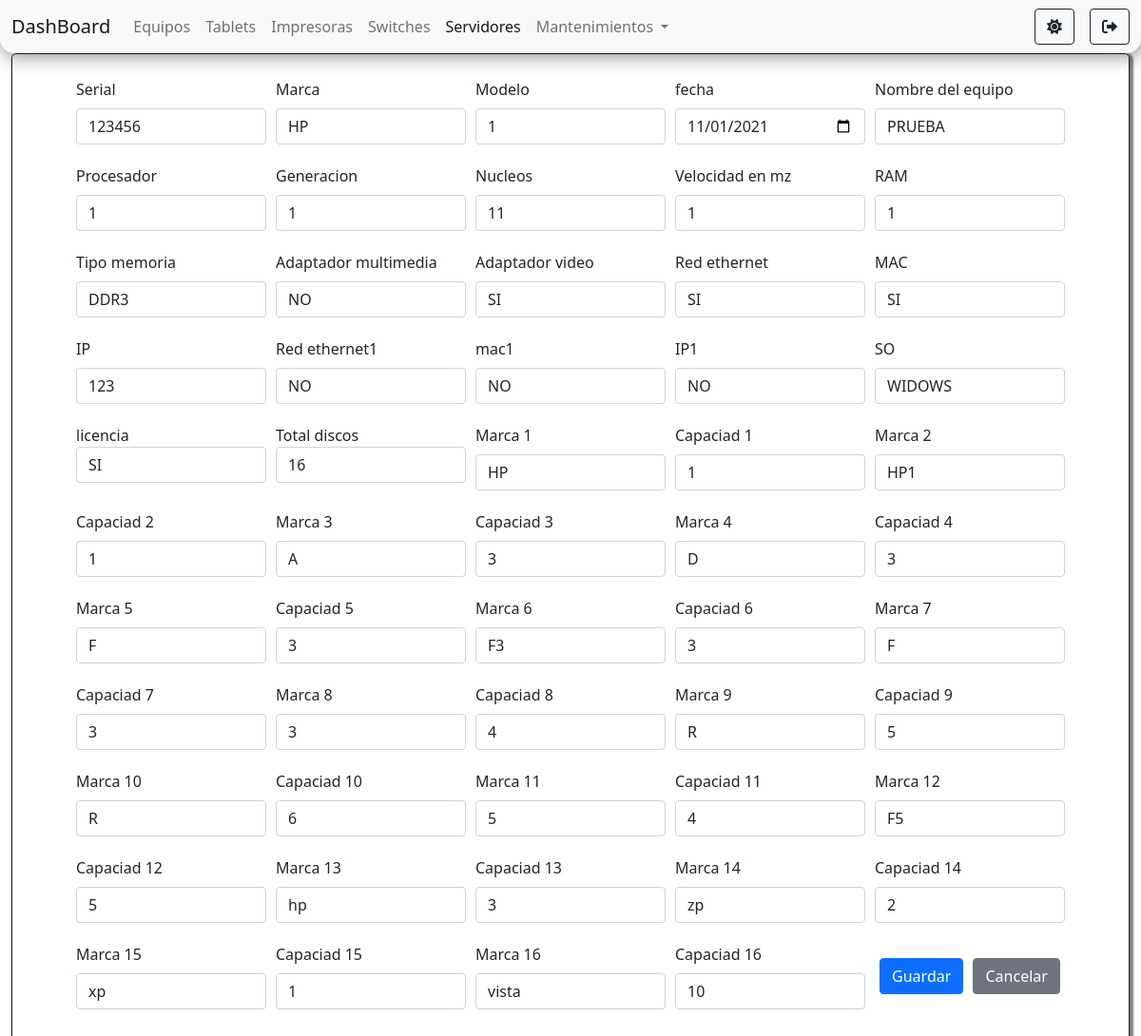
/pages/servidores/edid.php/?id=1 (signed in), run on an earlier commit of the app's database.
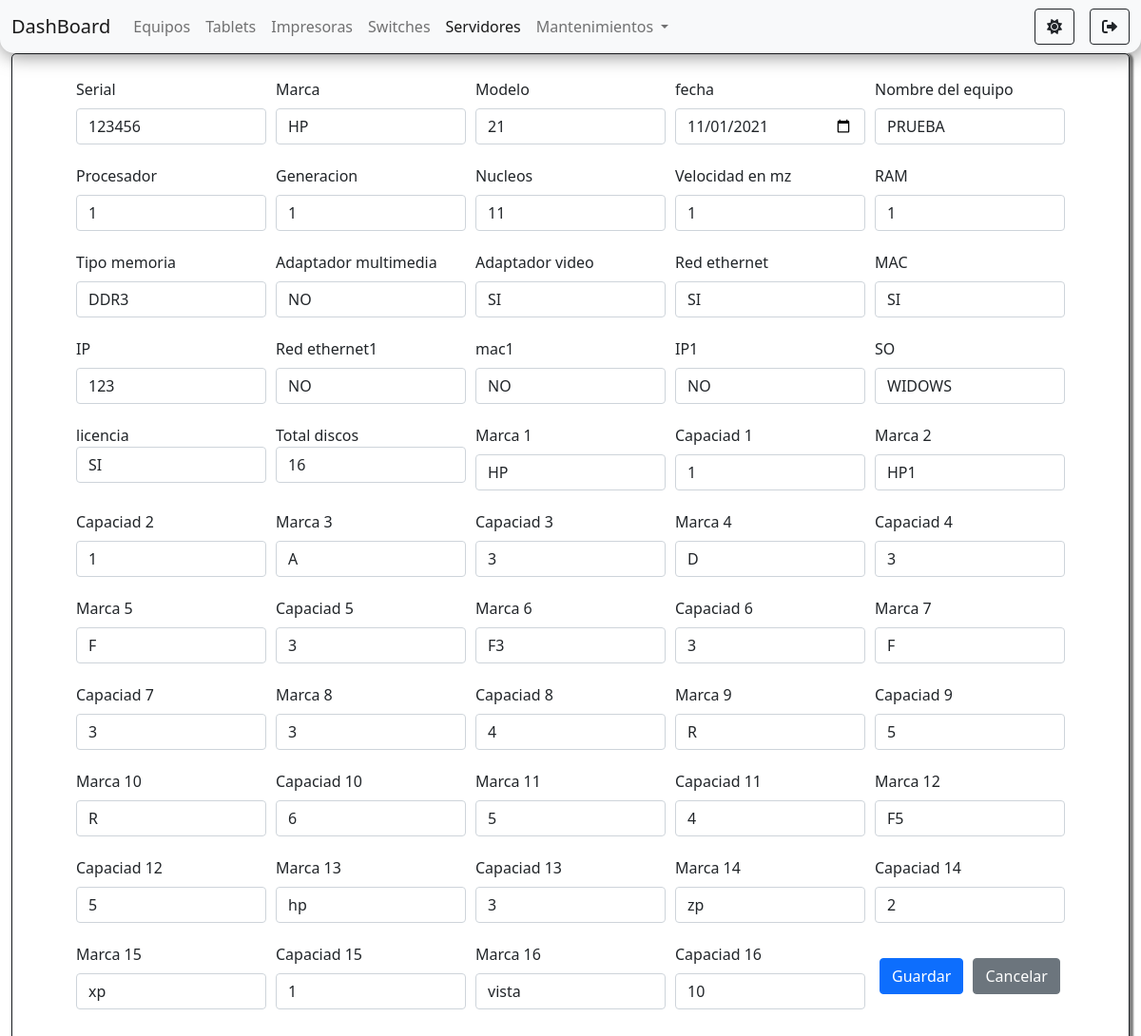
And on a later commit of the database.
### tables this page shows
CREATE TABLE `servidores` (
  `id` int(11) NOT NULL,
  `serial` varchar(200) NOT NULL,
  `marca` varchar(200) NOT NULL,
  `modelo` varchar(200) NOT NULL,
  `fecha` date NOT NULL,
  `nombre_equipo` varchar(200) NOT NULL,
  `procesador` varchar(200) NOT NULL,
  `generacion` int(11) NOT NULL,
  `nucleos` int(11) NOT NULL,
  `velocidad_mz` int(11) NOT NULL,
  `ram` int(11) NOT NULL,
  `tipo_memoria` varchar(200) NOT NULL,
  `adaptador_multimedia` varchar(200) NOT NULL,
  `adaptador_video` varchar(200) NOT NULL,
  `red_ethernet` varchar(200) NOT NULL,
  `mac` varchar(200) NOT NULL,
  `ip` varchar(200) NOT NULL,
  `red_ethernet1` varchar(200) NOT NULL,
  `mac1` varchar(200) NOT NULL,
  `ip1` varchar(200) NOT NULL,
  `so` varchar(200) NOT NULL,
  `licencia` varchar(200) NOT NULL,
  `total_discos` int(11) NOT NULL,
  `marca1` varchar(200) DEFAULT NULL,
  `capacidad1` int(11) DEFAULT NULL,
  `marca2` varchar(200) DEFAULT NULL,
  `capacidad2` int(11) DEFAULT NULL,
  `marca3` varchar(200) DEFAULT NULL,
  `capacidad3` int(11) DEFAULT NULL,
  `marca4` varchar(200) DEFAULT NULL,
  `capacidad4` int(11) DEFAULT NULL,
  `marca5` varchar(200) DEFAULT NULL,
  `capacidad5` int(11) DEFAULT NULL,
  `marca6` varchar(200) DEFAULT NULL,
  `capacidad6` int(11) DEFAULT NULL,
  `marca7` varchar(200) DEFAULT NULL,
  `capacidad7` int(11) DEFAULT NULL,
  `marca8` varchar(200) DEFAULT NULL,
  `capacidad8` int(11) DEFAULT NULL,
  `marca9` varchar(200) DEFAULT NULL,
  `capacidad9` int(11) DEFAULT NULL,
  `marca10` varchar(200) DEFAULT NULL,
  `capacidad10` int(11) DEFAULT NULL,
  `marca11` varchar(200) DEFAULT NULL,
  `capacidad11` int(11) DEFAULT NULL,
  `marca12` varchar(200) DEFAULT NULL,
  `capacidad12` int(11) DEFAULT NULL,
  `marca13` varchar(200) DEFAULT NULL,
  `capacidad13` int(11) DEFAULT NULL,
  `marca14` varchar(200) DEFAULT NULL,
  `capacidad14` int(11) DEFAULT NULL,
  `marca15` varchar(200) DEFAULT NULL,
  `capacidad15` int(11) DEFAULT NULL,
  `marca16` varchar(200) DEFAULT NULL,
  `capacidad16` int(11) DEFAULT NULL
);

### pages/servidores/edid.php (the view, shortened to what the changed rows need)
<?php
    require_once("../../tables/tables.php");
    $id = $_GET['id'];
    $sql = "SELECT * FROM servidores WHERE id='$id'";
    $result = $connection->query($sql);
?>
<!doctype html>
<html lang="es">
<head>
    <link href="https://cdn.jsdelivr.net/npm/bootstrap@5.1.2/dist/css/bootstrap.min.css" rel="stylesheet"
>
    <link href='https://unpkg.com/boxicons@2.0.9/css/boxicons.min.css' rel='stylesheet'>
    <link rel="stylesheet" href="../../../styles/styles.css">
    <link rel="stylesheet" href="https://cdnjs.cloudflare.com/ajax/libs/font-awesome/6.0.0-beta2/css/all.min.css" />
</head>
<body id="body">
    <div class="container-fluid d-flex justify-content-center align-items-center" id="form-content ">
        <form action="../../../components/servidores/edidForm.php" method="POST" id="form_edit_tablets" class="form" >
            <?php while($row = $result -> fetch_assoc()){ ?>
                <div class="mb-3">
                    <label for="serial" class="form-label">Serial</label>
                    <input required type="text" name="serial" id="serial" placeholder="Serial" class="form-control" value="<?php echo $row['serial'] ?>">
                </div>
                <div class="mb-3">
                    <label for="marca" class="form-label">Marca</label>
                    <input required type="text" name="marca" id="marca" placeholder="marca" class="form-control" value="<?php echo $row['marca'] ?>">
                </div>
                <div class="mb-3">
                    <label for="modelo" class="form-label">Modelo</label>
                    <input required type="text" name="modelo" id="modelo" placeholder="Modelo" class="form-control" value="<?php echo $row['modelo'] ?>">
                </div>
                <div class="mb-3">
                    <label for="fecha" class="form-label">fecha</label>
                    <input required type="date" name="fecha" id="fecha" placeholder="fecha" class="form-control" value="<?php echo $row['fecha'] ?>">
                </div>
                <div class="mb-3">
                    <label for="nombre_equipo" class="form-label">Nombre del equipo</label>
                    <input required type="text" name="nombre_equipo" id="nombre_equipo" placeholder="Nombre del equipo" class="form-control" value="<?php echo $row['nombre_equipo'] ?>">
                </div>
                <div class="mb-3">
                    <label for="procesador" class="form-label">Procesador</label>
                    <input required type="text" name="procesador" id="procesador" placeholder="procesador" class="form-control" value="<?php echo $row['procesador'] ?>">
                </div>
                <div class="mb-3">
                    <label for="generacion" class="form-label">Generacion</label>
                    <input required type="number" name="generacion" id="generacion" placeholder="generacion" class="form-control" value="<?php echo $row['generacion'] ?>">
                </div>
                <div class="mb-3">
                    <label for="nucleos" class="form-label">Nucleos</label>
                    <input required type="number" name="nucleos" id="nucleos" placeholder="nucleos" class="form-control" value="<?php echo $row['nucleos'] ?>">
                </div>
                <div class="mb-3">
                    <label for="velocidad_mz" class="form-label">Velocidad en mz</label>
                    <input required type="text" name="velocidad_mz" id="velocidad_mz" placeholder="velocidad_mz" class="form-control" value="<?php echo $row['velocidad_mz'] ?>">
                </div>
                <div class="mb-3">
                    <label for="ram" class="form-label">RAM</label>
                    <input required type="text" name="ram" id="ram" placeholder="RAM" class="form-control" value="<?php echo $row['ram'] ?>">
                </div>
                <div class="mb-3">
                    <label for="tipo_memoria" class="form-label">Tipo memoria</label>
                    <input required type="text" name="tipo_memoria" id="tipo_memoria" placeholder="tipo_memoria" class="form-control" value="<?php echo $row['tipo_memoria'] ?>">
                </div>
                <div class="mb-3">
                    <label for="adaptador_multimedia" class="form-label">Adaptador multimedia</label>
                    <input required type="text" name="adaptador_multimedia" id="adaptador_multimedia" placeholder="adaptador_multimedia" class="form-control" value="<?php echo $row['adaptador_multimedia'] ?>">
                </div>
                <div class="mb-3">
                    <label for="adaptador_video" class="form-label">Adaptador video</label>
                    <input required type="text" name="adaptador_video" id="adaptador_video" placeholder="adaptador_video" class="form-control" value="<?php echo $row['adaptador_video'] ?>">
                </div>
                <div class="mb-3">
                    <label for="red_ethernet" class="form-label">Red ethernet</label>
                    <input required type="text" name="red_ethernet" id="red_ethernet" placeholder="red_ethernet" class="form-control" value="<?php echo $row['red_ethernet'] ?>">
                </div>
                <div class="mb-3">
                    <label for="mac" class="form-label">MAC</label>
                    <input required type="text" name="mac" id="mac" placeholder="mac" class="form-control" value="<?php echo $row['mac'] ?>">
                </div>
                <div class="mb-3">
                    <label for="ip" class="form-label">IP</label>
                    <input required type="text" name="ip" id="ip" placeholder="ip" class="form-control" value="<?php echo $row['ip'] ?>">
                </div>
                <div class="mb-3">
                    <label for="red_ethernet1" class="form-label">Red ethernet1</label>
                    <input required type="text" name="red_ethernet1" id="red_ethernet1" placeholder="red_ethernet1" class="form-control" value="<?php echo $row['red_ethernet1'] ?>">
                </div>
                <div class="mb-3">
                    <label for="mac1" class="form-label">mac1</label>
                    <input required type="text" name="mac1" id="mac1" placeholder="mac1" class="form-control" value="<?php echo $row['mac1'] ?>">
                </div>
                <div class="mb-3">
                    <label for="ip1" class="form-label">IP1</label>
                    <input required type="text" name="ip1" id="ip1" placeholder="ip1" class="form-control" value="<?php echo $row['ip1'] ?>">
                </div>
                <div class="mb-3">
                    <label for="so" class="form-label">SO</label>
                    <input required type="text" name="so" id="so" placeholder="so" class="form-control" value="<?php echo $row['so'] ?>">
                </div>
                <div class="mb-3">
                    <label for="licencia" class="form-llicencia">licencia</label>
                    <input required type="text" name="licencia" id="licencia" placeholder="licencia" class="form-control" value="<?php echo $row['licencia'] ?>">
                </div>
                <div class="mb-3">
                    <label for="total_discos" class="form-llicencia">Total discos</label>
                    <input required type="text" name="total_discos" id="total_discos" placeholder="total_discos" class="form-control" value="<?php echo $row['total_discos'] ?>">
                </div>
                <?php
                    for ($i=1; $i <= 16 ; $i++) {
                        $marca = [0, 'marca1', 'marca2', 'marca3', 'marca4', 'marca5', 'marca6', 'marca7', 'marca8', 'marca9', 'marca10', 'marca11', 'marca12', 'marca13', 'marca14', 'marca15', 'marca16'];
                        $capacidad = [0, 'capacidad1', 'capacidad2', 'capacidad3', 'capacidad4', 'capacidad5', 'capacidad6', 'capacidad7', 'capacidad8', 'capacidad9', 'capacidad10', 'capacidad11', 'capacidad12', 'capacidad13', 'capacidad14', 'capacidad15', 'capacidad16'];
                        echo "
                        <div class='mb-3'>
                            <label for='marca$i' class='form-label'>Marca $i</label>
                            <input required type='text' name='marca$i' id='marca$i' placeholder='marca$i' class='form-control' value='".$row[$marca[$i]]."'>
                        </div>
                        <div class='mb-3'>
                            <label for='capacidad$i' class='form-label'>Capaciad $i</label>
                            <input required type='number' name='capacidad$i' id='capacidad$i' placeholder='capacidad$i' class='form-control' value='".$row[$capacidad[$i]]."'>
                        </div>
                        ";
                    }
                ?>
            <?php } ?>
        </form>
    </div>
</body>
</html>

What changed in the data, as far as the page shows it:
changed servidores "HP": modelo "1" → "21"
